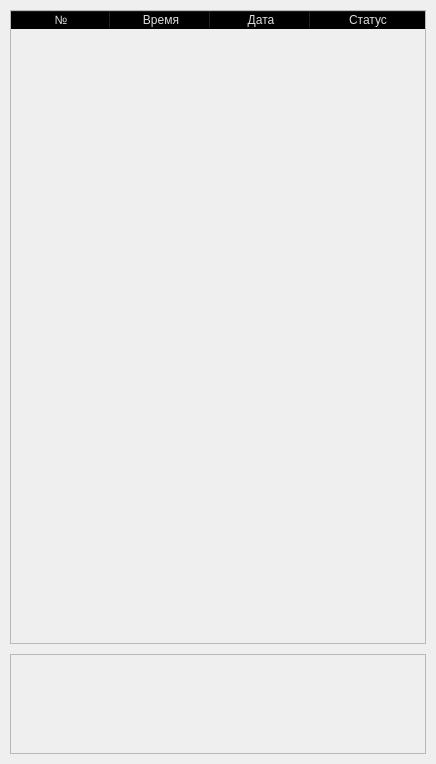
                     <widget class="QWidget" name="widgets">
                      <property name="styleSheet">
                       <string notr="true">b</string>
                      </property>
                      <layout class="QVBoxLayout" name="verticalLayout">
                       <property name="spacing">
                        <number>10</number>
                       </property>
                       <property name="leftMargin">
                        <number>10</number>
                       </property>
                       <property name="topMargin">
                        <number>10</number>
                       </property>
                       <property name="rightMargin">
                        <number>10</number>
                       </property>
                       <property name="bottomMargin">
                        <number>10</number>
                       </property>
                       <item>
                        <widget class="QFrame" name="row_3">
                         <property name="sizePolicy">
                          <sizepolicy hsizetype="Preferred" vsizetype="Fixed">
                           <horstretch>0</horstretch>
                           <verstretch>0</verstretch>
                          </sizepolicy>
                         </property>
                         <property name="minimumSize">
                          <size>
                           <width>0</width>
                           <height>100</height>
                          </size>
                         </property>
                         <property name="frameShape">
                          <enum>QFrame::StyledPanel</enum>
                         </property>
                         <property name="frameShadow">
                          <enum>QFrame::Raised</enum>
                         </property>
                         <layout class="QHBoxLayout" name="horizontalLayout_12">
                          <property name="spacing">
                           <number>0</number>
                          </property>
                          <property name="leftMargin">
                           <number>0</number>
                          </property>
                          <property name="topMargin">
                           <number>0</number>
                          </property>
                          <property name="rightMargin">
                           <number>0</number>
                          </property>
                          <property name="bottomMargin">
                           <number>0</number>
                          </property>
                          <item>
                           <widget class="QTableWidget" name="tableWidget">
                            <property name="sizePolicy">
                             <sizepolicy hsizetype="Preferred" vsizetype="Fixed">
                              <horstretch>0</horstretch>
                              <verstretch>0</verstretch>
                             </sizepolicy>
                            </property>
                            <property name="palette">
                             <palette>
                              <active>
                               <colorrole role="WindowText">
                                <brush brushstyle="SolidPattern">
                                 <color alpha="255">
                                  <red>221</red>
                                  <green>221</green>
                                  <blue>221</blue>
                                 </color>
                                </brush>
                               </colorrole>
                               <colorrole role="Button">
                                <brush brushstyle="SolidPattern">
                                 <color alpha="0">
                                  <red>0</red>
                                  <green>0</green>
                                  <blue>0</blue>
                                 </color>
                                </brush>
                               </colorrole>
                               <colorrole role="Text">
                                <brush brushstyle="SolidPattern">
                                 <color alpha="255">
                                  <red>221</red>
                                  <green>221</green>
                                  <blue>221</blue>
                                 </color>
                                </brush>
                               </colorrole>
                               <colorrole role="ButtonText">
                                <brush brushstyle="SolidPattern">
                                 <color alpha="255">
                                  <red>221</red>
                                  <green>221</green>
                                  <blue>221</blue>
                                 </color>
                                </brush>
                               </colorrole>
                               <colorrole role="Base">
                                <brush brushstyle="NoBrush">
                                 <color alpha="255">
                                  <red>0</red>
                                  <green>0</green>
                                  <blue>0</blue>
                                 </color>
                                </brush>
                               </colorrole>
                               <colorrole role="Window">
                                <brush brushstyle="SolidPattern">
                                 <color alpha="0">
                                  <red>0</red>
                                  <green>0</green>
                                  <blue>0</blue>
                                 </color>
                                </brush>
                               </colorrole>
                               <colorrole role="PlaceholderText">
                                <brush brushstyle="SolidPattern">
                                 <color alpha="255">
                                  <red>221</red>
                                  <green>221</green>
                                  <blue>221</blue>
                                 </color>
                                </brush>
                               </colorrole>
                              </active>
                              <inactive>
                               <colorrole role="WindowText">
                                <brush brushstyle="SolidPattern">
                                 <color alpha="255">
                                  <red>221</red>
                                  <green>221</green>
                                  <blue>221</blue>
                                 </color>
                                </brush>
                               </colorrole>
                               <colorrole role="Button">
                                <brush brushstyle="SolidPattern">
                                 <color alpha="0">
                                  <red>0</red>
                                  <green>0</green>
                                  <blue>0</blue>
                                 </color>
                                </brush>
                               </colorrole>
                               <colorrole role="Text">
                                <brush brushstyle="SolidPattern">
                                 <color alpha="255">
                                  <red>221</red>
                                  <green>221</green>
                                  <blue>221</blue>
                                 </color>
                                </brush>
                               </colorrole>
                               <colorrole role="ButtonText">
                                <brush brushstyle="SolidPattern">
                                 <color alpha="255">
                                  <red>221</red>
                                  <green>221</green>
                                  <blue>221</blue>
                                 </color>
                                </brush>
                               </colorrole>
                               <colorrole role="Base">
                                <brush brushstyle="NoBrush">
                                 <color alpha="255">
                                  <red>0</red>
                                  <green>0</green>
                                  <blue>0</blue>
                                 </color>
                                </brush>
                               </colorrole>
                               <colorrole role="Window">
                                <brush brushstyle="SolidPattern">
                                 <color alpha="0">
                                  <red>0</red>
                                  <green>0</green>
                                  <blue>0</blue>
                                 </color>
                                </brush>
                               </colorrole>
                               <colorrole role="PlaceholderText">
                                <brush brushstyle="SolidPattern">
                                 <color alpha="255">
                                  <red>221</red>
                                  <green>221</green>
                                  <blue>221</blue>
                                 </color>
                                </brush>
                               </colorrole>
                              </inactive>
                              <disabled>
                               <colorrole role="WindowText">
                                <brush brushstyle="SolidPattern">
                                 <color alpha="255">
                                  <red>221</red>
                                  <green>221</green>
                                  <blue>221</blue>
                                 </color>
                                </brush>
                               </colorrole>
                               <colorrole role="Button">
                                <brush brushstyle="SolidPattern">
                                 <color alpha="0">
                                  <red>0</red>
                                  <green>0</green>
                                  <blue>0</blue>
                                 </color>
                                </brush>
                               </colorrole>
                               <colorrole role="Text">
                                <brush brushstyle="SolidPattern">
                                 <color alpha="255">
                                  <red>221</red>
                                  <green>221</green>
                                  <blue>221</blue>
                                 </color>
                                </brush>
                               </colorrole>
                               <colorrole role="ButtonText">
                                <brush brushstyle="SolidPattern">
                                 <color alpha="255">
                                  <red>221</red>
                                  <green>221</green>
                                  <blue>221</blue>
                                 </color>
                                </brush>
                               </colorrole>
                               <colorrole role="Base">
                                <brush brushstyle="NoBrush">
                                 <color alpha="255">
                                  <red>0</red>
                                  <green>0</green>
                                  <blue>0</blue>
                                 </color>
                                </brush>
                               </colorrole>
                               <colorrole role="Window">
                                <brush brushstyle="SolidPattern">
                                 <color alpha="0">
                                  <red>0</red>
                                  <green>0</green>
                                  <blue>0</blue>
                                 </color>
                                </brush>
                               </colorrole>
                               <colorrole role="PlaceholderText">
                                <brush brushstyle="SolidPattern">
                                 <color alpha="255">
                                  <red>221</red>
                                  <green>221</green>
                                  <blue>221</blue>
                                 </color>
                                </brush>
                               </colorrole>
                              </disabled>
                             </palette>
                            </property>
                            <property name="frameShape">
                             <enum>QFrame::NoFrame</enum>
                            </property>
                            <property name="verticalScrollBarPolicy">
                             <enum>Qt::ScrollBarAsNeeded</enum>
                            </property>
                            <property name="sizeAdjustPolicy">
                             <enum>QAbstractScrollArea::AdjustToContentsOnFirstShow</enum>
                            </property>
                            <property name="autoScroll">
                             <bool>true</bool>
                            </property>
                            <property name="autoScrollMargin">
                             <number>18</number>
                            </property>
                            <property name="editTriggers">
                             <set>QAbstractItemView::NoEditTriggers</set>
                            </property>
                            <property name="selectionMode">
                             <enum>QAbstractItemView::SingleSelection</enum>
                            </property>
                            <property name="selectionBehavior">
                             <enum>QAbstractItemView::SelectRows</enum>
                            </property>
                            <property name="showGrid">
                             <bool>true</bool>
                            </property>
                            <property name="gridStyle">
                             <enum>Qt::NoPen</enum>
                            </property>
                            <property name="sortingEnabled">
                             <bool>false</bool>
                            </property>
                            <property name="rowCount">
                             <number>20</number>
                            </property>
                            <attribute name="horizontalHeaderVisible">
                             <bool>true</bool>
                            </attribute>
                            <attribute name="horizontalHeaderCascadingSectionResizes">
                             <bool>true</bool>
                            </attribute>
                            <attribute name="horizontalHeaderDefaultSectionSize">
                             <number>100</number>
                            </attribute>
                            <attribute name="horizontalHeaderShowSortIndicator" stdset="0">
                             <bool>false</bool>
                            </attribute>
                            <attribute name="horizontalHeaderStretchLastSection">
                             <bool>true</bool>
                            </attribute>
                            <attribute name="verticalHeaderVisible">
                             <bool>false</bool>
                            </attribute>
                            <attribute name="verticalHeaderCascadingSectionResizes">
                             <bool>false</bool>
                            </attribute>
                            <attribute name="verticalHeaderHighlightSections">
                             <bool>false</bool>
                            </attribute>
                            <attribute name="verticalHeaderStretchLastSection">
                             <bool>true</bool>
                            </attribute>
                            <row>
                             <property name="text">
                              <string>New Row</string>
                             </property>
                             <property name="font">
                              <font>
                               <family>Segoe UI</family>
                              </font>
                             </property>
                            </row>
                            <row>
                             <property name="text">
                              <string>New Row</string>
                             </property>
                            </row>
                            <row>
                             <property name="text">
                              <string>New Row</string>
                             </property>
                            </row>
                            <row>
                             <property name="text">
                              <string>New Row</string>
                             </property>
                            </row>
                            <row>
                             <property name="text">
                              <string>New Row</string>
                             </property>
                            </row>
                            <row>
                             <property name="text">
                              <string>New Row</string>
                             </property>
                            </row>
                            <row>
                             <property name="text">
                              <string>New Row</string>
                             </property>
                            </row>
                            <row>
                             <property name="text">
                              <string>New Row</string>
                             </property>
                            </row>
                            <row/>
                            <row/>
                            <row/>
                            <row/>
                            <row/>
                            <row/>
                            <row/>
                            <row/>
                            <row/>
                            <row/>
                            <row/>
                            <row/>
                            <column>
                             <property name="text">
                              <string>№</string>
                             </property>
                            </column>
                            <column>
                             <property name="text">
                              <string>Время</string>
                             </property>
                            </column>
                            <column>
                             <property name="text">
                              <string>Дата</string>
                             </property>
                            </column>
                            <column>
                             <property name="text">
                              <string>Статус</string>
                             </property>
                            </column>
                            <item row="0" column="0">
                             <property name="text">
                              <string/>
                             </property>
                            </item>
                            <item row="0" column="1">
                             <property name="text">
                              <string/>
                             </property>
                            </item>
                            <item row="0" column="2">
                             <property name="text">
                              <string/>
                             </property>
                            </item>
                            <item row="0" column="3">
                             <property name="text">
                              <string/>
                             </property>
                            </item>
                           </widget>
                          </item>
                         </layout>
                        </widget>
                       </item>
                       <item>
                        <widget class="QFrame" name="frame">
                         <property name="sizePolicy">
                          <sizepolicy hsizetype="Preferred" vsizetype="Preferred">
                           <horstretch>0</horstretch>
                           <verstretch>0</verstretch>
                          </sizepolicy>
                         </property>
                         <property name="minimumSize">
                          <size>
                           <width>0</width>
                           <height>100</height>
                          </size>
                         </property>
                         <property name="frameShape">
                          <enum>QFrame::StyledPanel</enum>
                         </property>
                         <property name="frameShadow">
                          <enum>QFrame::Raised</enum>
                         </property>
                        </widget>
                       </item>
                      </layout>
                     </widget>
